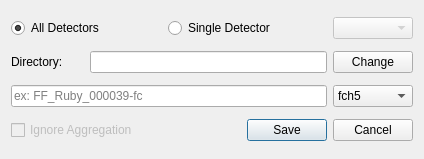
<?xml version="1.0" encoding="UTF-8"?>
<ui version="4.0">
 <class>save_images</class>
 <widget class="QDialog" name="save_images">
  <property name="geometry">
   <rect>
    <x>0</x>
    <y>0</y>
    <width>424</width>
    <height>159</height>
   </rect>
  </property>
  <property name="windowTitle">
   <string>Save Images</string>
  </property>
  <layout class="QGridLayout" name="gridLayout">
   <item row="0" column="0" colspan="2">
    <widget class="QRadioButton" name="all_detectors">
     <property name="text">
      <string>All Detectors</string>
     </property>
     <property name="checked">
      <bool>true</bool>
     </property>
     <attribute name="buttonGroup">
      <string notr="true">detector_selection</string>
     </attribute>
    </widget>
   </item>
   <item row="0" column="2" colspan="2">
    <widget class="QRadioButton" name="single_detector">
     <property name="text">
      <string>Single Detector</string>
     </property>
     <attribute name="buttonGroup">
      <string notr="true">detector_selection</string>
     </attribute>
    </widget>
   </item>
   <item row="0" column="4">
    <widget class="QComboBox" name="detectors">
     <property name="enabled">
      <bool>false</bool>
     </property>
    </widget>
   </item>
   <item row="1" column="0">
    <widget class="QLabel" name="directory_label">
     <property name="text">
      <string>Directory:</string>
     </property>
    </widget>
   </item>
   <item row="1" column="1" colspan="3">
    <widget class="QLineEdit" name="pwd">
     <property name="readOnly">
      <bool>true</bool>
     </property>
    </widget>
   </item>
   <item row="1" column="4">
    <widget class="QPushButton" name="change_directory">
     <property name="text">
      <string>Change</string>
     </property>
    </widget>
   </item>
   <item row="2" column="0" colspan="4">
    <widget class="QLineEdit" name="file_stem">
     <property name="toolTip">
      <string>&lt;html&gt;&lt;head/&gt;&lt;body&gt;&lt;p&gt;The detector name will be appeneded to the file stem on save.&lt;br/&gt;Example:&lt;/p&gt;&lt;p&gt;FF_Ruby_000039-fc.npz -&amp;gt; FF_Ruby_000039-fc_ge1.npz&lt;/p&gt;&lt;/body&gt;&lt;/html&gt;</string>
     </property>
     <property name="placeholderText">
      <string>ex: FF_Ruby_000039-fc</string>
     </property>
    </widget>
   </item>
   <item row="2" column="4">
    <widget class="QComboBox" name="format">
     <item>
      <property name="text">
       <string>fch5</string>
      </property>
     </item>
     <item>
      <property name="text">
       <string>npz</string>
      </property>
     </item>
     <item>
      <property name="text">
       <string>hdf5</string>
      </property>
     </item>
    </widget>
   </item>
   <item row="3" column="0" colspan="3">
    <widget class="QCheckBox" name="ignore_agg">
     <property name="enabled">
      <bool>false</bool>
     </property>
     <property name="text">
      <string>Ignore Aggregation</string>
     </property>
    </widget>
   </item>
   <item row="3" column="3" colspan="2">
    <widget class="QDialogButtonBox" name="buttonBox">
     <property name="orientation">
      <enum>Qt::Horizontal</enum>
     </property>
     <property name="standardButtons">
      <set>QDialogButtonBox::Cancel|QDialogButtonBox::Save</set>
     </property>
    </widget>
   </item>
  </layout>
 </widget>
 <tabstops>
  <tabstop>all_detectors</tabstop>
  <tabstop>single_detector</tabstop>
  <tabstop>detectors</tabstop>
  <tabstop>pwd</tabstop>
  <tabstop>change_directory</tabstop>
  <tabstop>file_stem</tabstop>
  <tabstop>format</tabstop>
  <tabstop>ignore_agg</tabstop>
 </tabstops>
 <resources/>
 <connections>
  <connection>
   <sender>buttonBox</sender>
   <signal>accepted()</signal>
   <receiver>save_images</receiver>
   <slot>accept()</slot>
   <hints>
    <hint type="sourcelabel">
     <x>248</x>
     <y>254</y>
    </hint>
    <hint type="destinationlabel">
     <x>157</x>
     <y>274</y>
    </hint>
   </hints>
  </connection>
  <connection>
   <sender>buttonBox</sender>
   <signal>rejected()</signal>
   <receiver>save_images</receiver>
   <slot>reject()</slot>
   <hints>
    <hint type="sourcelabel">
     <x>316</x>
     <y>260</y>
    </hint>
    <hint type="destinationlabel">
     <x>286</x>
     <y>274</y>
    </hint>
   </hints>
  </connection>
 </connections>
 <buttongroups>
  <buttongroup name="detector_selection"/>
 </buttongroups>
</ui>
